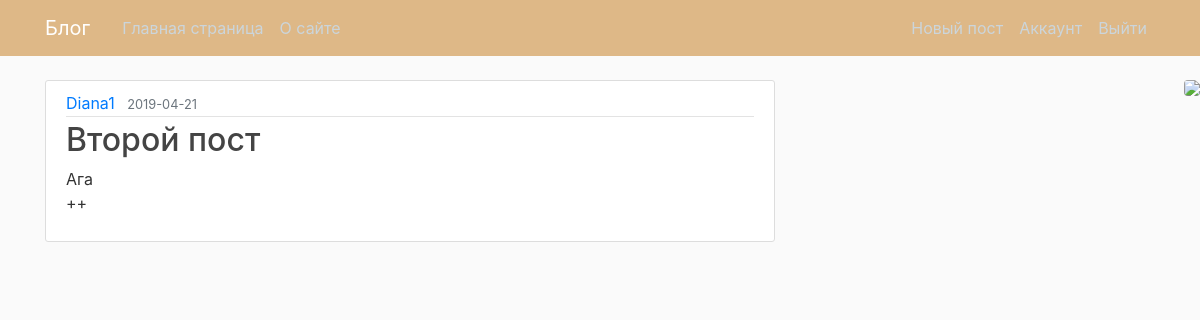
Page /post/2 (signed in) on the earlier database version.
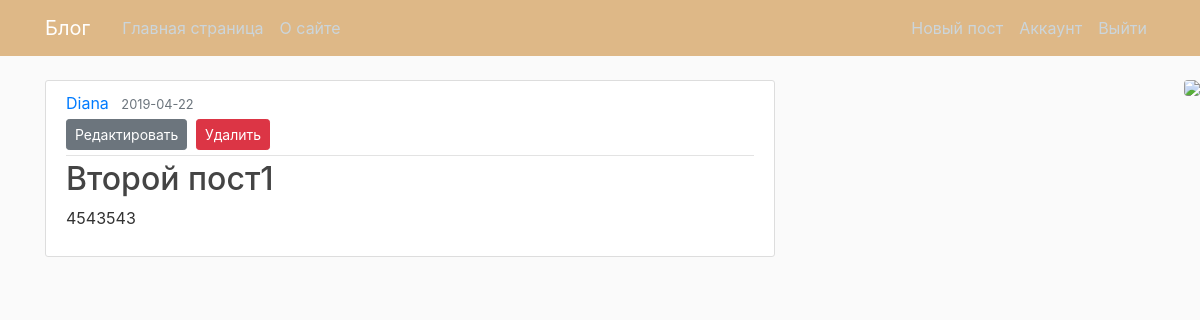
Same page on the later database version.
### server/models.py (models this page shows, shortened)
class User(db.Model, UserMixin):
    id = db.Column(db.Integer, primary_key=True)
    username = db.Column(db.String(20), unique=True, nullable=False)
    email = db.Column(db.String(120), unique=True, nullable=False)
    password = db.Column(db.String(60), nullable=False)
    posts = db.relationship('Post', backref='author', lazy=True)

class Post(db.Model):
    id = db.Column(db.Integer, primary_key=True)
    title = db.Column(db.String(100), unique=True, nullable=False)
    date_posted = db.Column(db.DateTime, nullable=False, default=datetime.utcnow)
    content = db.Column(db.Text, nullable=False)
    user_id = db.Column(db.Integer, db.ForeignKey('user.id'), nullable=False)

### server/routes.py (the view)
@app.route("/post/<int:post_id>")
def post(post_id):
    post = Post.query.get_or_404(post_id)
    return render_template('post.html', title=post.title, post=post)

### server/models.py (called while the page is built)
@login_manager.user_loader
def load_user(user_id):
    return User.query.get(int(user_id))

### server/templates/post.html (shortened to what this page needs)
{% extends "layout.html" %}
{% block content %}
  <article class="media content-section">
    <div class="media-body">
      <div class="article-metadata">
        <a class="mr-2" href="#">{{ post.author.username }}</a>
        <small class="text-muted">{{ post.date_posted.strftime('%Y-%m-%d') }}</small>
        {% if post.author == current_user %}
          <div>
            <a class="btn btn-secondary btn-sm mt-1 mb-1" href="{{ url_for('update_post', post_id=post.id) }}">Редактировать</a>
            <button type="button" class="btn btn-danger btn-sm m-1" data-toggle="modal" data-target="#deleteModal">Удалить</button>
          </div>
        {% endif %}
      </div>
      <h2 class="article-title">{{ post.title }}</h2>
      <p class="article-content">{{ post.content }}</p>
    </div>
  </article>
{% endblock content %}

Differences in the rows shown:
removed User: author.username "Diana1"
now on this page (row edited): User: author.username "Diana"
changed Post: date_posted "2019-04-21" → "2019-04-22"; title "Второй пост" → "Второй пост1"; content "Ага ++" → "4543543"
Other differences:
text now shown: "Редактировать Удалить"
